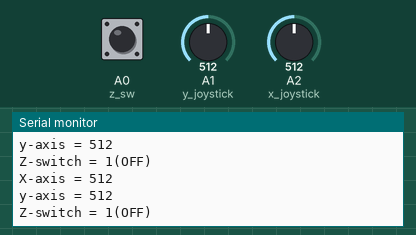
This sketch was run on a simulated Arduino Uno, built with avr-gcc and run on an emulated ATmega328P. On the bench: the last lines printed to the serial monitor. The inputs (shaded band) are chosen by the test bench; at power-on: A0 (z_sw) HIGH, A1 (y_joystick) = 512, A2 (x_joystick) = 512.

Above: at 2.8 s.
2.9 s: A0 (z_sw) pulled LOW for 2.35 s
At 5.1 s:
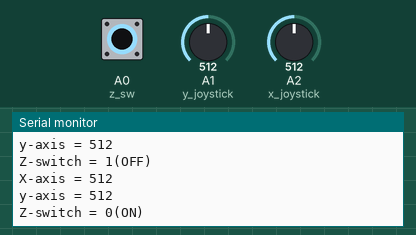
6.7 s: A1 (y_joystick) set to 716
At 9.1 s:
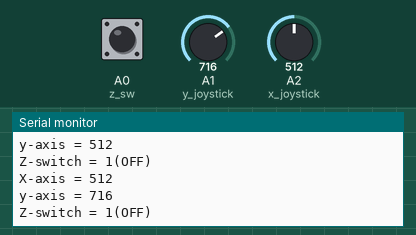
9.4 s: A2 (x_joystick) set to 716
At 11.0 s:
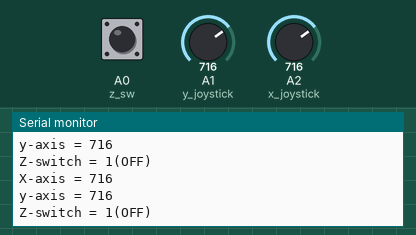
12.1 s: A1 (y_joystick) set to 900
At 14.6 s:
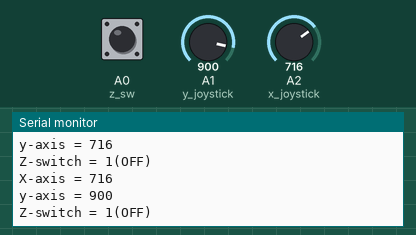
14.8 s: A2 (x_joystick) set to 900
At 16.8 s:
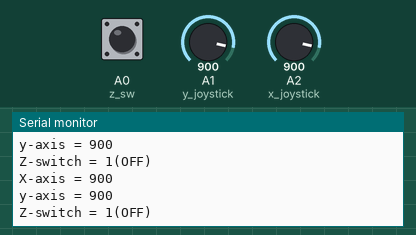
Timing chart, 0 to 18.3 s (numbered marks = the images above; inputs shaded):
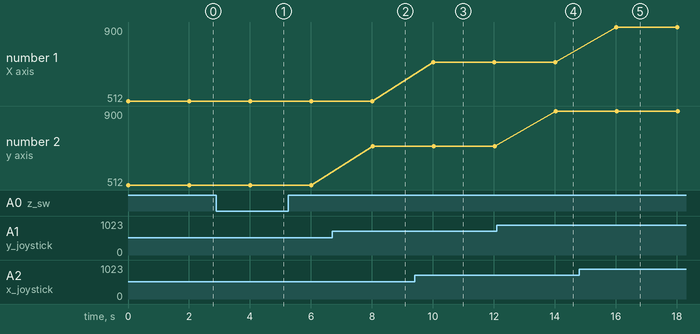

Measured:
- after the input at 2.9 s, the serial monitor: prints a new line after 1.1 s (image 1)
- after the input at 6.7 s, the serial monitor: prints a new line after 1.3 s (image 2)
- after the input at 9.4 s, the serial monitor: prints a new line after 0.60 s (image 3)
- after the input at 12.1 s, the serial monitor: prints a new line after 1.9 s (image 4)
- after the input at 14.8 s, the serial monitor: prints a new line after 1.2 s (image 5)
- plotted number 2: 512 → 716 after the input at 6.7 s, 716 → 900 after the input at 12.1 s

The sketch:

app.ino
```cpp
const int x_joystick = A2;
const int y_joystick = A1;
const int z_sw = A0;

void setup()
{
    Serial.begin(9600);
    pinMode(z_sw, INPUT_PULLUP);
}

void loop()
{
    int dx, dy;
    boolean sw;

    dx = analogRead(x_joystick);
    dy = analogRead(y_joystick);
    sw = digitalRead(z_sw);

    Serial.print("X-axis = ");
    Serial.println(dx);

    Serial.print("y-axis = ");
    Serial.println(dy);

    Serial.print("Z-switch = ");
    if(sw==0) Serial.println("0(ON)");
    else Serial.println("1(OFF)");

    delay(2000);
}
```
